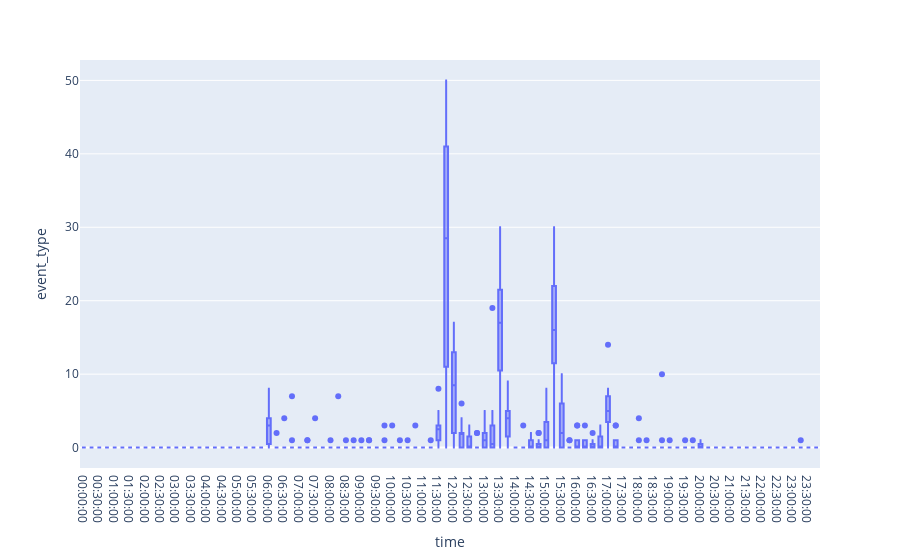

Notebook code cell kept with this figure:
### Markdown cell above
Boxplot

### Code cell
# Boxplot plots -> Boxplot for every day and time
# Do for different events and rooms
data_resampled = resample(data_filterd, "datetime", "15min", "count")
data_resampled = derive_time(data_resampled)
data_resampled = derive_weekday(data_resampled)
data_resampled = derive_week(data_resampled)
data_resampled = data_resampled.drop("datetime", axis=1)


data_plot = data_resampled.groupby(["week", "time", "weekday"]).sum().reset_index()
data_plot = data_plot[data_plot["weekday"] == 0]

print(data_plot)
fig = px.box(data_plot, x="time", y="event_type")
fig.show()

### Figure 1 — Plotly figure (JSON) as saved in the notebook; plotly's stock layout.template omitted (floating-point values rounded to 4 significant figures; data arrays with more than 128 entries replaced by an {"elided": "..."} marker saying what was removed)
{"data": [{"alignmentgroup": "True", "hovertemplate": "time=%{x}<br>event_type=%{y}<extra></extra>", "legendgroup": "", "marker": {"color": "#636efa"}, "name": "", "notched": false, "offsetgroup": "", "orientation": "v", "showlegend": false, "type": "box", "x": {"elided": "1152 str values"}, "x0": " ", "xaxis": "x", "y": {"elided": "1152 int values"}, "y0": " ", "yaxis": "y"}], "layout": {"boxmode": "group", "legend": {"tracegroupgap": 0}, "margin": {"t": 60}, "xaxis": {"anchor": "y", "domain": [0, 1], "title": {"text": "time"}}, "yaxis": {"anchor": "x", "domain": [0, 1], "title": {"text": "event_type"}}}}
